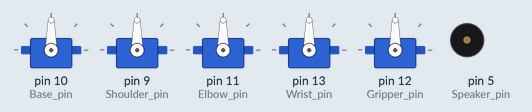
This sketch was run on a simulated Arduino Uno, built with avr-gcc and run on an emulated ATmega328P. Parts: 5 × servo, buzzer (waves = sounding).

Above: at 0.6 s.
At 1.65 s:
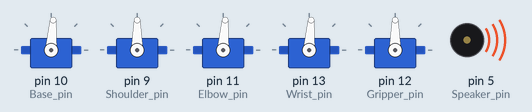
At 3.76 s:
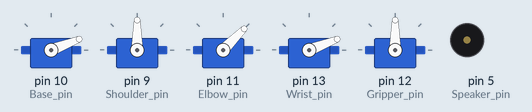
At 19.2 s:
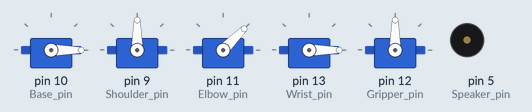
At 28.1 s:
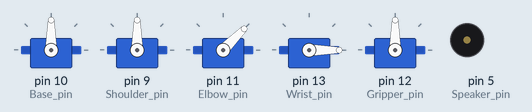
At 38.5 s:
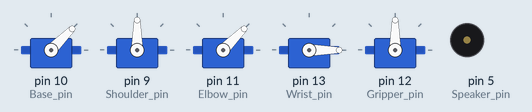
Timing chart, 0 to 40.0 s (numbered marks = the images above):
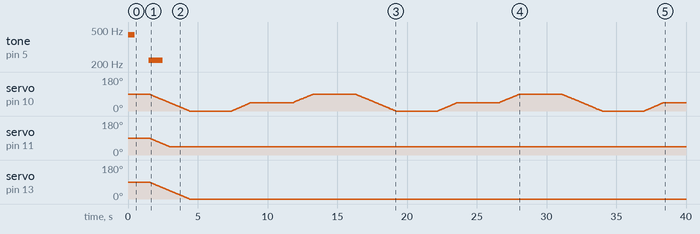

The sketch:

angles.ino
```cpp
#include <VarSpeedServo.h>

#include "Arduino.h"

const float A = 5.75;
const float B = 7.375;
const float rtod = 57.295779;
float X = 4;
float Y = 4;
float Z = 90;
int G = 90;
float WA = 0;
int WR = 90;

//Arm temp pos
float tmpx = 4;
float tmpy = 4;
float tmpz = 90;
int tmpg = 90;
int tmpwr = 90;
float tmpwa = 0;


// Arm Servo pins
#define Base_pin 10
#define Shoulder_pin 9
#define Elbow_pin 11
#define Wrist_pin 13
#define Gripper_pin 12

// Onboard Speaker
#define Speaker_pin 5

// Servo Objects
VarSpeedServo Elb;
VarSpeedServo Shldr;
VarSpeedServo Wrist;
VarSpeedServo Base;
VarSpeedServo Gripper;

int speed=20;
int base_angle=135;
void setup()
{
  // Setup serial
  Serial.begin(9600);
  Base.attach(Base_pin);
  Shldr.attach(Shoulder_pin);
  Elb.attach(Elbow_pin);
  Wrist.attach(Wrist_pin);
  Gripper.attach(Gripper_pin);

  pinMode(Speaker_pin, OUTPUT);
  pinMode(LED_BUILTIN, OUTPUT);

  // Tone & wait
  tone(Speaker_pin, 440, 500);
  delay(1500);

  // Tone and move to 1500
  tone(Speaker_pin, 220, 1000);
//  delay(1000);
//Base.write(150,30,true);
//  Shldr.writeMicroseconds(1500);
//  Elb.writeMicroseconds(1500);
//  Wrist.writeMicroseconds(1500);
//  Gripper.writeMicroseconds(1500);

}

int Arm(float x, float y, float z, int g, float wa) //Here's all the Inverse Kinematics to control the arm
{
    float M = sqrt((y*y)+(x*x));
    if(M <= 0)
      return 1;
//    float P=z-2.5;
//    float Elbow=atan2(-sqrt(1-((M*M+P*P-A*A-B*B)/(2*A*B))*((M*M+P*P-A*A-B*B)/(2*A*B))),((M*M+P*P-A*A-B*B)/(2*A*B)));
//    float Shoulder=atan2(P,M)-atan2(B*sin(Elbow),A+B*cos(Elbow));
    float A1 = atan(y/x);
    if(x <= 0)
      return 1;
    float A2 = acos((A*A-B*B+M*M)/((A*2)*M));
    float Elbow = acos((A*A+B*B-M*M)/((A*2)*B));
    float Shoulder = A1 + A2;
    Elbow = Elbow * rtod;
    Shoulder = Shoulder * rtod;
    if((int)Elbow <= 0 || (int)Shoulder <= 0)
      return 1;
    float Wris = abs(wa - Elbow - Shoulder) - 90;


  #ifdef DIGITAL_RANGE
    Elb.writeMicroseconds(map(180 - Elbow, 0, 180, 900, 2100  ));
    Shldr.writeMicroseconds(map(Shoulder, 0, 180, 900, 2100));
  #else
    Elb.write(180-Elbow,20);
    Shldr.write(Shoulder,20);
  #endif
    Wrist.write(180 - Wris,20);
    Base.write(z,20);

  #ifndef FSRG
    Gripper.write(g,20);


  #endif
    Y = tmpy;
    X = tmpx;
    Z = tmpz;
    WA = tmpwa;
  #ifndef FSRG
    G = tmpg;
  #endif
    return 0;
//
//Serial.println(Shoulder);
//Serial.println(Elbow);
//Serial.println(Base);

//Gripper.write(0,20);
//Gripper.wait();
//
////Move to eraser
//Base.write(90,20);
//Shldr.write(20,20);
//Elb.write(45,20);
//Wrist.write(0,20);
//Base.wait();
//Elb.wait();
//Shldr.wait();
//Wrist.wait();
//
//delay(10000);
//


  }
void loop()
{

int base_val;//=map(45,0,90,33,118);
int shoulder_val;//=map(94.71,0,90,5,85);
int elbow_val;//=map(129.73,0,135,40,160);

base_val=0;
shoulder_val=90;
elbow_val=45;

Base.write(base_val,speed);
Shldr.write(shoulder_val,speed);
Elb.write(elbow_val,speed);
Wrist.write(0,speed);
Base.wait();
Elb.wait();
Shldr.wait();
Wrist.wait();

delay(3000);

base_val=45;
shoulder_val=90;
elbow_val=45;

//base_val=map(69.23,0,90,33,118);
//shoulder_val=map(30.21,0,90,5,85);
//elbow_val=map(41.11,0,135,40,160);
Base.write(base_val,speed);
Shldr.write(shoulder_val,speed);
Elb.write(elbow_val,speed);
Wrist.write(0,speed);
Base.wait();
Elb.wait();
Shldr.wait();
Wrist.wait();

delay(3000);

base_val=90;
shoulder_val=90;
elbow_val=45;

//base_val=map(90,0,90,33,118);
//shoulder_val=map(91.26,0,90,5,85);
//elbow_val=map(126.4,0,135,40,160);
Base.write(base_val,speed);
Shldr.write(shoulder_val,speed);
Elb.write(elbow_val,speed);
Wrist.write(0,speed);
Base.wait();
Elb.wait();
Shldr.wait();
Wrist.wait();

delay(3000);


}
```

Measured:
- by itself, tone on pin 5 (Speaker_pin): silent → 440 Hz at 0.00 s, → silent 0.50 s later, → 220 Hz 1.0 s later, → silent 1.0 s later
- by itself, servo on pin 11 (Elbow_pin): moves from 90° to 45° over 1.4 s
- by itself, servo on pin 13 (Wrist_pin): moves from 90° to 0° over 2.9 s
